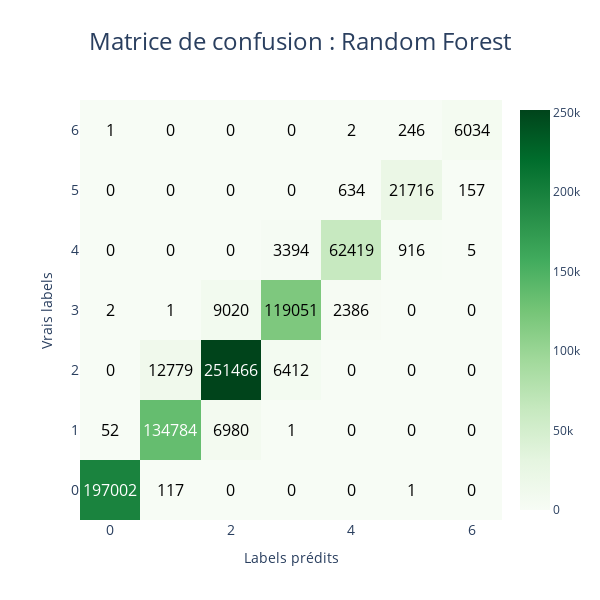

Here is the notebook cell this chart was saved with:
### Markdown cell above
## **B. Random Forest**

### Code cell
%%time
rfc = RandomForestClassifier(n_estimators=200, criterion='entropy', n_jobs=-1, random_state=42)
rfc.fit(X_train, y_train)
rfc_pred = rfc.predict(X_test)

co2.viz.plot_confusion_matrix(y_test, rfc_pred, palette='Greens', classes=dtc.classes_, title=': Random Forest', save=True, format='png')
co2.styles.display_classification_report(y_test, rfc_pred)

co2.data.save_model(rfc)

### Figure 1 — Plotly figure (JSON) as saved in the notebook; plotly's stock layout.template omitted (floating-point values rounded to 4 significant figures)
{"data": [{"colorscale": [[0, "rgb(247,252,245)"], [0.125, "rgb(229,245,224)"], [0.25, "rgb(199,233,192)"], [0.375, "rgb(161,217,155)"], [0.5, "rgb(116,196,118)"], [0.625, "rgb(65,171,93)"], [0.75, "rgb(35,139,69)"], [0.875, "rgb(0,109,44)"], [1, "rgb(0,68,27)"]], "type": "heatmap", "x": [0, 1, 2, 3, 4, 5, 6], "y": [0, 1, 2, 3, 4, 5, 6], "z": [[197002, 117, 0, 0, 0, 1, 0], [52, 134784, 6980, 1, 0, 0, 0], [0, 12779, 251466, 6412, 0, 0, 0], [2, 1, 9020, 119051, 2386, 0, 0], [0, 0, 0, 3394, 62419, 916, 5], [0, 0, 0, 0, 634, 21716, 157], [1, 0, 0, 0, 2, 246, 6034]]}], "layout": {"annotations": [{"font": {"color": "white", "size": 16}, "showarrow": false, "text": "197002", "x": 0, "y": 0}, {"font": {"color": "black", "size": 16}, "showarrow": false, "text": "117", "x": 1, "y": 0}, {"font": {"color": "black", "size": 16}, "showarrow": false, "text": "0", "x": 2, "y": 0}, {"font": {"color": "black", "size": 16}, "showarrow": false, "text": "0", "x": 3, "y": 0}, {"font": {"color": "black", "size": 16}, "showarrow": false, "text": "0", "x": 4, "y": 0}, {"font": {"color": "black", "size": 16}, "showarrow": false, "text": "1", "x": 5, "y": 0}, {"font": {"color": "black", "size": 16}, "showarrow": false, "text": "0", "x": 6, "y": 0}, {"font": {"color": "black", "size": 16}, "showarrow": false, "text": "52", "x": 0, "y": 1}, {"font": {"color": "white", "size": 16}, "showarrow": false, "text": "134784", "x": 1, "y": 1}, {"font": {"color": "black", "size": 16}, "showarrow": false, "text": "6980", "x": 2, "y": 1}, {"font": {"color": "black", "size": 16}, "showarrow": false, "text": "1", "x": 3, "y": 1}, {"font": {"color": "black", "size": 16}, "showarrow": false, "text": "0", "x": 4, "y": 1}, {"font": {"color": "black", "size": 16}, "showarrow": false, "text": "0", "x": 5, "y": 1}, {"font": {"color": "black", "size": 16}, "showarrow": false, "text": "0", "x": 6, "y": 1}, {"font": {"color": "black", "size": 16}, "showarrow": false, "text": "0", "x": 0, "y": 2}, {"font": {"color": "black", "size": 16}, "showarrow": false, "text": "12779", "x": 1, "y": 2}, {"font": {"color": "white", "size": 16}, "showarrow": false, "text": "251466", "x": 2, "y": 2}, {"font": {"color": "black", "size": 16}, "showarrow": false, "text": "6412", "x": 3, "y": 2}, {"font": {"color": "black", "size": 16}, "showarrow": false, "text": "0", "x": 4, "y": 2}, {"font": {"color": "black", "size": 16}, "showarrow": false, "text": "0", "x": 5, "y": 2}, {"font": {"color": "black", "size": 16}, "showarrow": false, "text": "0", "x": 6, "y": 2}, {"font": {"color": "black", "size": 16}, "showarrow": false, "text": "2", "x": 0, "y": 3}, {"font": {"color": "black", "size": 16}, "showarrow": false, "text": "1", "x": 1, "y": 3}, {"font": {"color": "black", "size": 16}, "showarrow": false, "text": "9020", "x": 2, "y": 3}, {"font": {"color": "black", "size": 16}, "showarrow": false, "text": "119051", "x": 3, "y": 3}, {"font": {"color": "black", "size": 16}, "showarrow": false, "text": "2386", "x": 4, "y": 3}, {"font": {"color": "black", "size": 16}, "showarrow": false, "text": "0", "x": 5, "y": 3}, {"font": {"color": "black", "size": 16}, "showarrow": false, "text": "0", "x": 6, "y": 3}, {"font": {"color": "black", "size": 16}, "showarrow": false, "text": "0", "x": 0, "y": 4}, {"font": {"color": "black", "size": 16}, "showarrow": false, "text": "0", "x": 1, "y": 4}, {"font": {"color": "black", "size": 16}, "showarrow": false, "text": "0", "x": 2, "y": 4}, {"font": {"color": "black", "size": 16}, "showarrow": false, "text": "3394", "x": 3, "y": 4}, {"font": {"color": "black", "size": 16}, "showarrow": false, "text": "62419", "x": 4, "y": 4}, {"font": {"color": "black", "size": 16}, "showarrow": false, "text": "916", "x": 5, "y": 4}, {"font": {"color": "black", "size": 16}, "showarrow": false, "text": "5", "x": 6, "y": 4}, {"font": {"color": "black", "size": 16}, "showarrow": false, "text": "0", "x": 0, "y": 5}, {"font": {"color": "black", "size": 16}, "showarrow": false, "text": "0", "x": 1, "y": 5}, {"font": {"color": "black", "size": 16}, "showarrow": false, "text": "0", "x": 2, "y": 5}, {"font": {"color": "black", "size": 16}, "showarrow": false, "text": "0", "x": 3, "y": 5}, {"font": {"color": "black", "size": 16}, "showarrow": false, "text": "634", "x": 4, "y": 5}, {"font": {"color": "black", "size": 16}, "showarrow": false, "text": "21716", "x": 5, "y": 5}, {"font": {"color": "black", "size": 16}, "showarrow": false, "text": "157", "x": 6, "y": 5}, {"font": {"color": "black", "size": 16}, "showarrow": false, "text": "1", "x": 0, "y": 6}, {"font": {"color": "black", "size": 16}, "showarrow": false, "text": "0", "x": 1, "y": 6}, {"font": {"color": "black", "size": 16}, "showarrow": false, "text": "0", "x": 2, "y": 6}, {"font": {"color": "black", "size": 16}, "showarrow": false, "text": "0", "x": 3, "y": 6}, {"font": {"color": "black", "size": 16}, "showarrow": false, "text": "2", "x": 4, "y": 6}, {"font": {"color": "black", "size": 16}, "showarrow": false, "text": "246", "x": 5, "y": 6}, {"font": {"color": "black", "size": 16}, "showarrow": false, "text": "6034", "x": 6, "y": 6}], "autosize": false, "height": 600, "title": {"font": {"size": 24}, "text": "Matrice de confusion : Random Forest", "x": 0.5}, "width": 600, "xaxis": {"tickfont": {"size": 14}, "title": {"text": "Labels prédits"}}, "yaxis": {"tickfont": {"size": 14}, "title": {"text": "Vrais labels"}}}}
